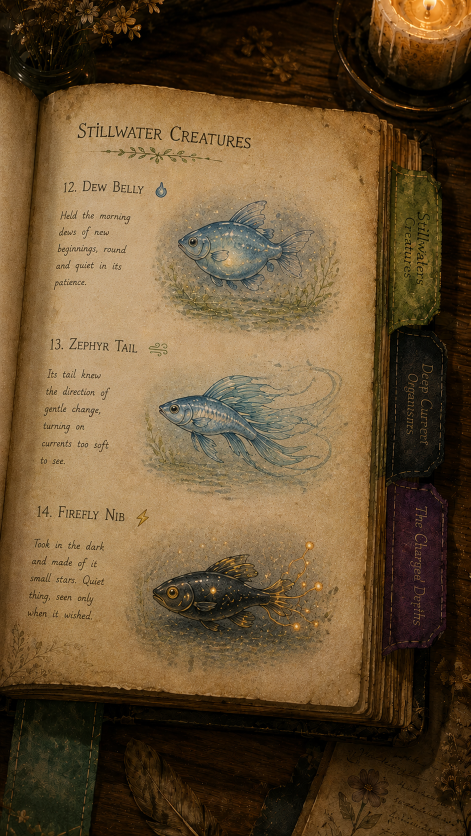
#> input picture assets/journal/stillwater/12-14_page.png, 941 x 1672 px (shown at 1/2 size)
$ python -i extract_deep_current_page_crops.py   (imports and definitions only)
#> lines starting #> are read from the running program, lines starting #| are printed output that depends on the picture
#!/usr/bin/env python3
"""Extract page-only crops from deep-current spread PNGs (creatures 30+)."""

from __future__ import annotations

from pathlib import Path

from PIL import Image

ROOT = Path(__file__).resolve().parents[1]
SPREADS = ROOT / "assets/journal/stillwater"
OUT = ROOT / "assets/journal/deep-current/pages"

# Matches JOURNAL_PAGE_CROP_REF in fieldJournalLayout.ts (stillwater pages/*_page.png).
CROP_LEFT = 57
CROP_TOP = 0
CROP_WIDTH = 410
CROP_HEIGHT = 837
MIN_CREATURE = 30


def extract_page(spread_path: Path, out_path: Path) -> None:
#> called with out_path = 'out.png'
    src = Image.open(spread_path).convert("RGBA")
    if src.size != (576, 1024):
        src = src.resize((576, 1024), Image.Resampling.LANCZOS)
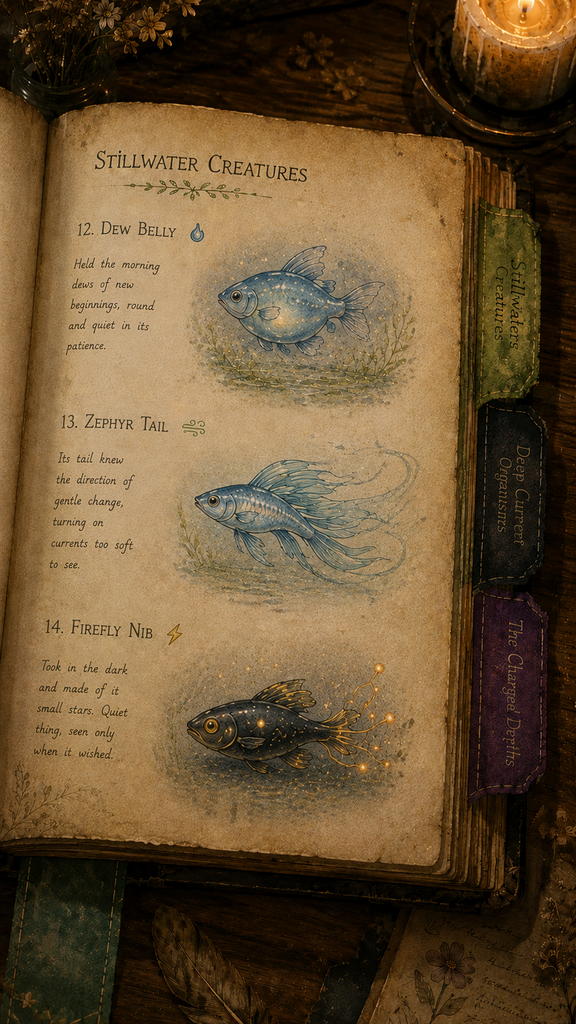
#> src: PIL image 576x1024 RGBA; mean R, G, B, A 104.7, 81.8, 51.2, 255
    crop = src.crop(
        (
            CROP_LEFT,
            CROP_TOP,
            CROP_LEFT + CROP_WIDTH,
            CROP_TOP + CROP_HEIGHT,
        )
    )
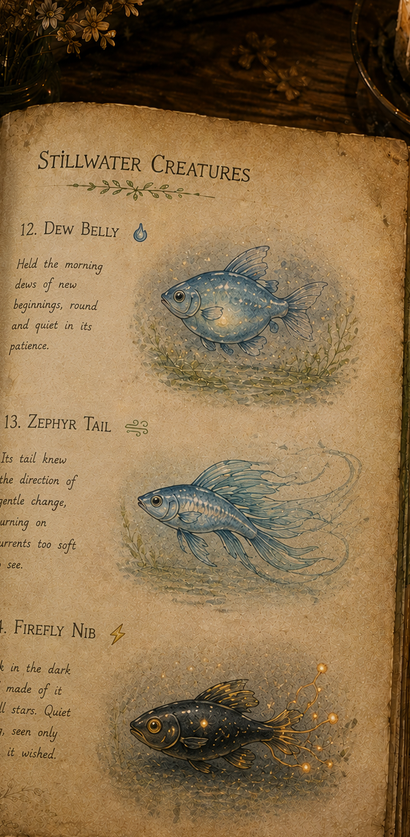
#> crop: PIL image 410x837 RGBA; mean R, G, B, A 137.7, 111.3, 75, 255
    OUT.mkdir(parents=True, exist_ok=True)
    crop.save(out_path, optimize=True)
#> (the run stopped early here; a loop or call above may not have finished)

$ run again, on assets/journal/stillwater/70-71_page.png
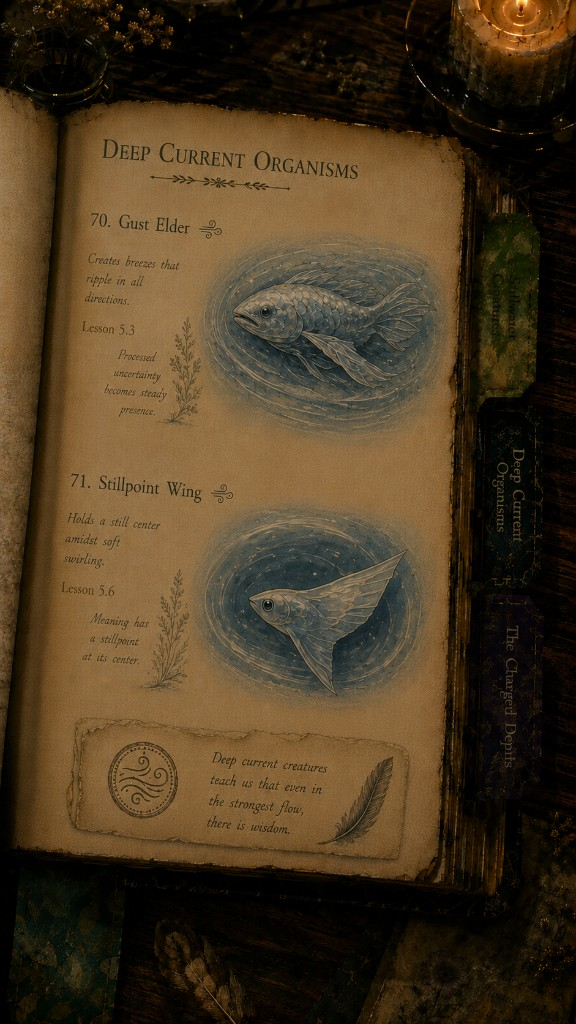
#> input picture assets/journal/stillwater/70-71_page.png, 576 x 1024 px
#> in extract_page, `crop = src.crop( ( CROP_LEFT, CROP_TOP, CROP_LEFT + CROP_WIDTH, CROP_T..`:
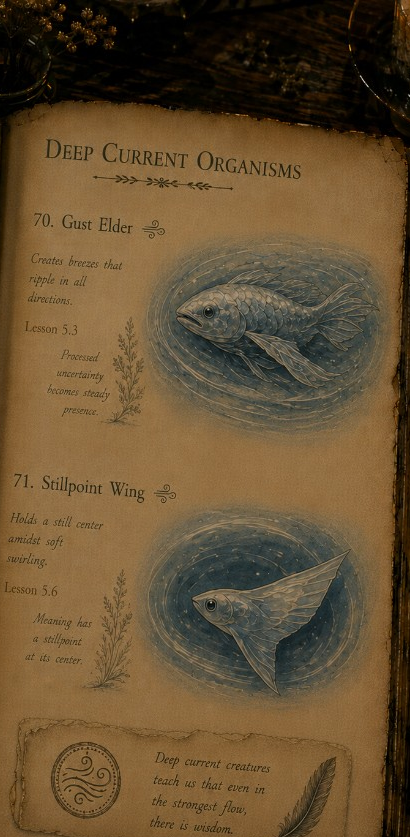
#> crop: PIL image 410x837 RGBA; mean R, G, B, A 102.7, 80.9, 51, 255

$ run again, on assets/journal/stillwater/creatures_0-2.png
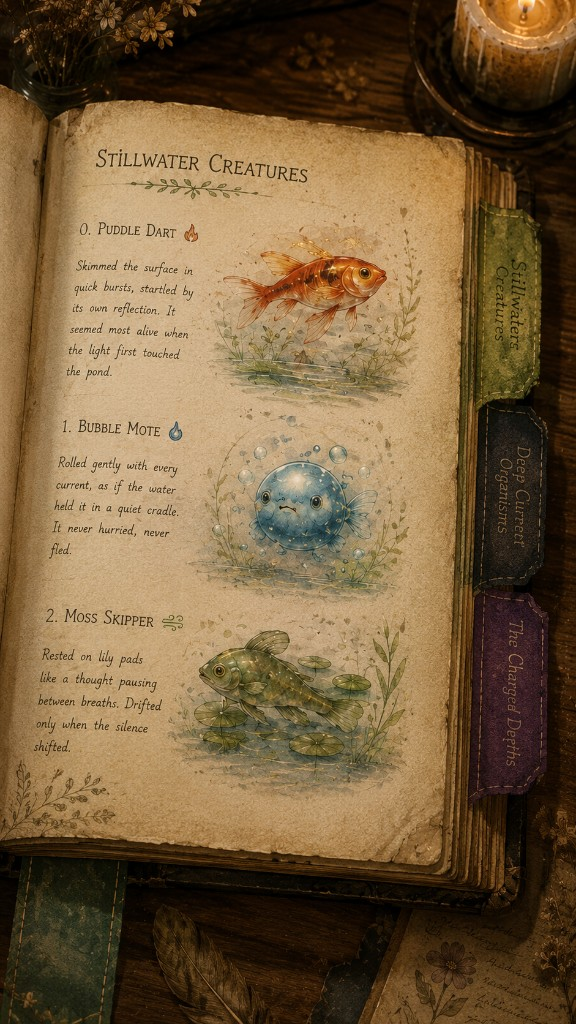
#> input picture assets/journal/stillwater/creatures_0-2.png, 576 x 1024 px
#> in extract_page, `crop = src.crop( ( CROP_LEFT, CROP_TOP, CROP_LEFT + CROP_WIDTH, CROP_T..`:
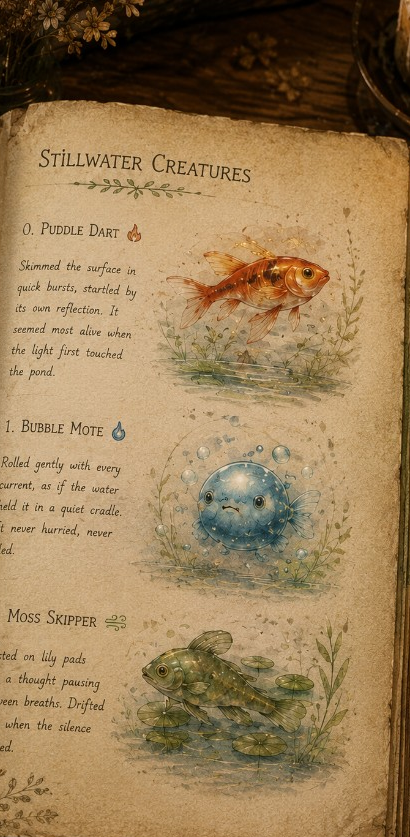
#> crop: PIL image 410x837 RGBA; mean R, G, B, A 154, 126.1, 87, 255

$ run again, on assets/journal/stillwater/creatures_44-46.png
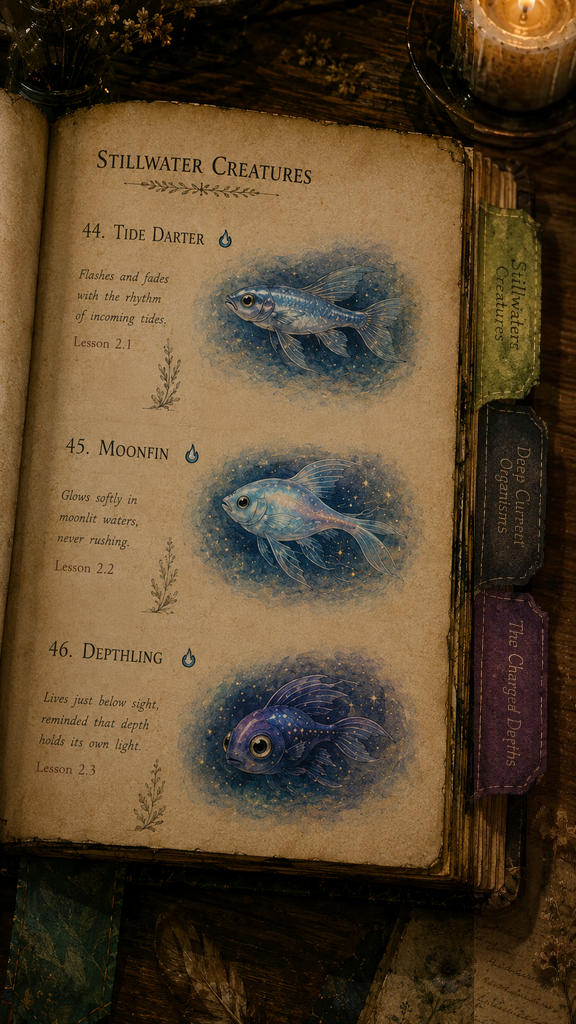
#> input picture assets/journal/stillwater/creatures_44-46.png, 576 x 1024 px
#> in extract_page, `crop = src.crop( ( CROP_LEFT, CROP_TOP, CROP_LEFT + CROP_WIDTH, CROP_T..`:
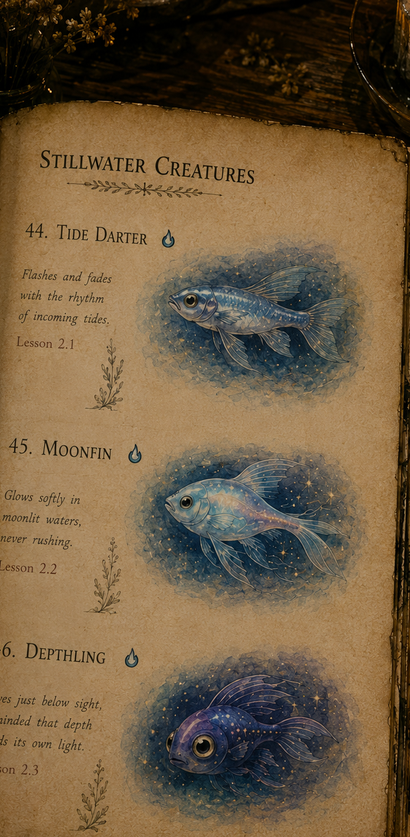
#> crop: PIL image 410x837 RGBA; mean R, G, B, A 113.8, 93.3, 66.3, 255
